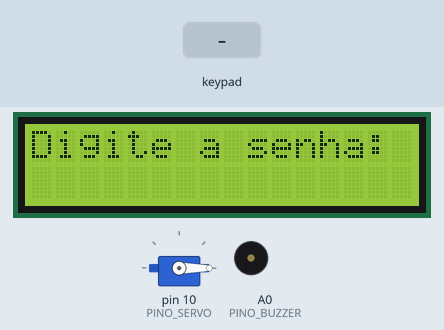
Simulated run of this sketch. Board: Arduino Uno, built with avr-gcc and run on an emulated ATmega328P. Parts: servo, 16×2 character LCD, buzzer (waves = sounding, pin HIGH). Inputs (shaded band) come from the test bench. What the sketch prints to the serial monitor is not drawn.

Above: at 1.2 s.
1.3 s: keypad keys 1 2 3 4 # pressed 0.4 s apart
At 4.4 s:
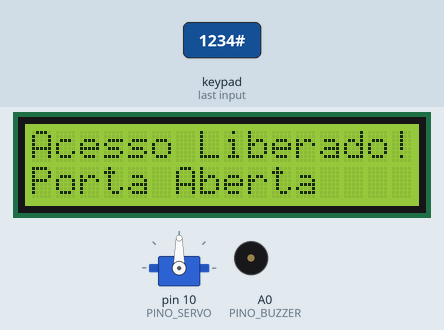
4.8 s: key '#' pressed
At 7.7 s:
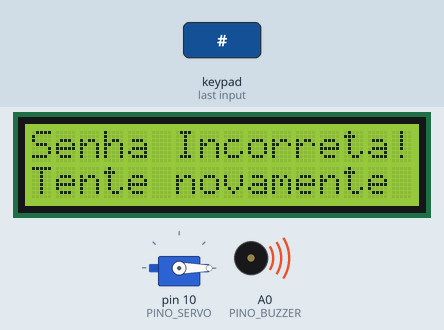
7.8 s: key '1' pressed
At 10.5 s:
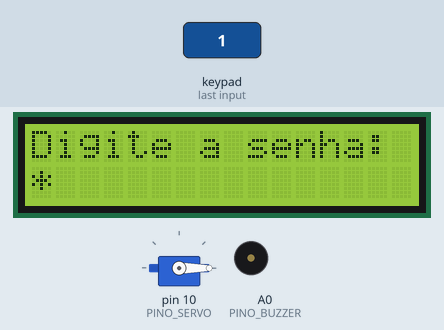
10.8 s: key '2' pressed
At 11.3 s:
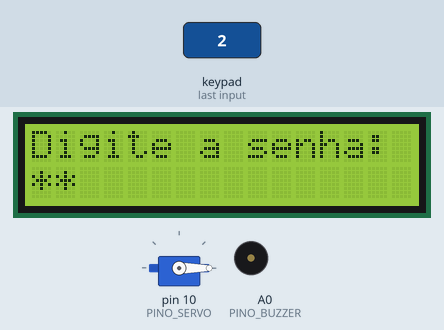
12.4 s: keypad keys 1 2 3 4 * pressed 0.4 s apart
At 13.42 s:
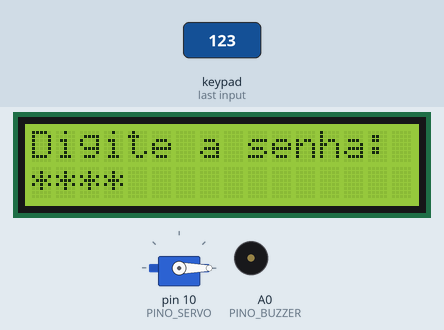
Timing chart, 0 to 15.5 s (numbered marks = the images above; inputs shaded):
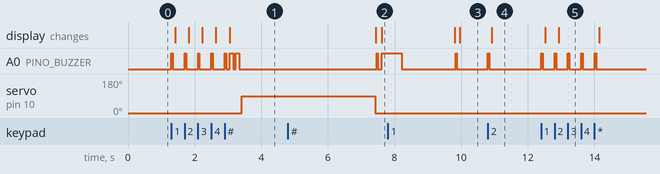

Measured:
- after the input at 1.3 s, A0 (PINO_BUZZER): goes 4 × (HIGH 0.04 s, LOW 0.36 s), HIGH 0.04 s, LOW 0.11 s, HIGH 0.10 s, LOW 0.08 s, HIGH 0.10 s, then LOW, starting at once; servo on pin 10 (PINO_SERVO): 0° → 90° after 2.1 s; the display: first changes after 0.12 s (image 1 shows a later state)
- after the input at 4.8 s, A0 (PINO_BUZZER): LOW → HIGH after 2.7 s, → LOW 0.04 s later, → HIGH 0.11 s later; the display: first differs from a run without the input after 2.8 s (image 2)
- after the input at 7.8 s, the display: first differs from a run without the input after 2.2 s (image 3)
- after the input at 10.8 s, A0 (PINO_BUZZER): LOW → HIGH at once, → LOW 0.04 s later; the display: changes after 0.12 s (image 4)
- after the input at 12.4 s, A0 (PINO_BUZZER): alternates HIGH for 0.04 s and LOW for 0.36 s, 10 changes in all, then stays LOW, starting at once; the display: first changes after 0.12 s (image 5 shows a later state)

The sketch:

p08_fechadura_com_teclado.ino
```cpp
/*
 * Projeto 08: Fechadura com Teclado
 * O que faz: Lê senha de 4 dígitos no teclado 4x4, mostra no LCD I2C e abre a tranca (Servo SG90).
 * Ligações: D2..D5 (Linhas Teclado), D6..D9 (Colunas Teclado), D10 (Servo), A0 (Buzzer), A4 (SDA), A5 (SCL)
 * Bibliotecas: Wire, LiquidCrystal I2C, Keypad, Servo
 * Material: 80 Projetos Arduino
 */

#include <Wire.h>
#include <LiquidCrystal_I2C.h>
#include <Keypad.h>
#include <Servo.h>

const byte PINO_L1 = 2;        // Linha 1 do teclado 4x4
const byte PINO_L2 = 3;        // Linha 2 do teclado 4x4
const byte PINO_L3 = 4;        // Linha 3 do teclado 4x4
const byte PINO_L4 = 5;        // Linha 4 do teclado 4x4
const byte PINO_C1 = 6;        // Coluna 1 do teclado 4x4
const byte PINO_C2 = 7;        // Coluna 2 do teclado 4x4
const byte PINO_C3 = 8;        // Coluna 3 do teclado 4x4
const byte PINO_C4 = 9;        // Coluna 4 do teclado 4x4
const byte PINO_SERVO = 10;    // Sinal do servo motor da tranca
const byte PINO_BUZZER = A0;   // Buzzer ativo 5V
const byte PINO_I2C_SDA = A4;  // LCD SDA
const byte PINO_I2C_SCL = A5;  // LCD SCL

const byte ENDERECO_LCD = 0x27;        // AJUSTE AQUI: 0x27 ou 0x3F
const char SENHA_CORRETA[] = "1234";   // AJUSTE AQUI: senha de 4 dígitos

char mapaTeclas[4][4] = {
  {'1', '2', '3', 'A'},
  {'4', '5', '6', 'B'},
  {'7', '8', '9', 'C'},
  {'*', '0', '#', 'D'}
};

byte pinosLinhas[4] = {PINO_L1, PINO_L2, PINO_L3, PINO_L4};
byte pinosColunas[4] = {PINO_C1, PINO_C2, PINO_C3, PINO_C4};

Keypad teclado = Keypad(makeKeymap(mapaTeclas), pinosLinhas, pinosColunas, 4, 4);
LiquidCrystal_I2C lcd(ENDERECO_LCD, 16, 2);
Servo tranca;

char digitado[5];
byte indice = 0;

void bipes(byte qtd, int duracaoMs) {
  for (byte i = 0; i < qtd; i++) {
    digitalWrite(PINO_BUZZER, HIGH);
    delay(duracaoMs);
    digitalWrite(PINO_BUZZER, LOW);
    delay(80);
  }
}

void telaInicial() {
  indice = 0;
  digitado[0] = '\0';
  lcd.clear();
  lcd.setCursor(0, 0);
  lcd.print(F("Digite a senha:"));
  lcd.setCursor(0, 1);
}

void setup() {
  Serial.begin(9600);
  (void)PINO_I2C_SDA;
  (void)PINO_I2C_SCL;

  pinMode(PINO_BUZZER, OUTPUT);
  tranca.attach(PINO_SERVO);
  tranca.write(0); // Trancado em 0 graus

  lcd.init();
  lcd.backlight();
  telaInicial();
  Serial.println(F("Sistema pronto! Fechadura com Teclado ativa."));
}

void loop() {
  char tecla = teclado.getKey();
  if (!tecla) return;

  bipes(1, 40);

  if (tecla == '*') {
    Serial.println(F("Entrada limpa pelo usuário (*)."));
    telaInicial();
  } else if (tecla == '#') {
    digitado[indice] = '\0';
    lcd.clear();
    if (strcmp(digitado, SENHA_CORRETA) == 0) {
      Serial.println(F("Acesso Liberado! Abrindo tranca..."));
      lcd.setCursor(0, 0);
      lcd.print(F("Acesso Liberado!"));
      lcd.setCursor(0, 1);
      lcd.print(F("Porta Aberta"));
      bipes(2, 100);
      tranca.write(90);
      delay(4000);
      tranca.write(0);
      Serial.println(F("Tranca fechada."));
    } else {
      Serial.println(F("Senha Incorreta!"));
      lcd.setCursor(0, 0);
      lcd.print(F("Senha Incorreta!"));
      lcd.setCursor(0, 1);
      lcd.print(F("Tente novamente"));
      bipes(1, 600);
      delay(1500);
    }
    telaInicial();
  } else if (indice < 4) {
    digitado[indice] = tecla;
    lcd.setCursor(indice, 1);
    lcd.print('*');
    indice++;
    Serial.println(F("Tecla pressionada: *"));
  }
}
```
